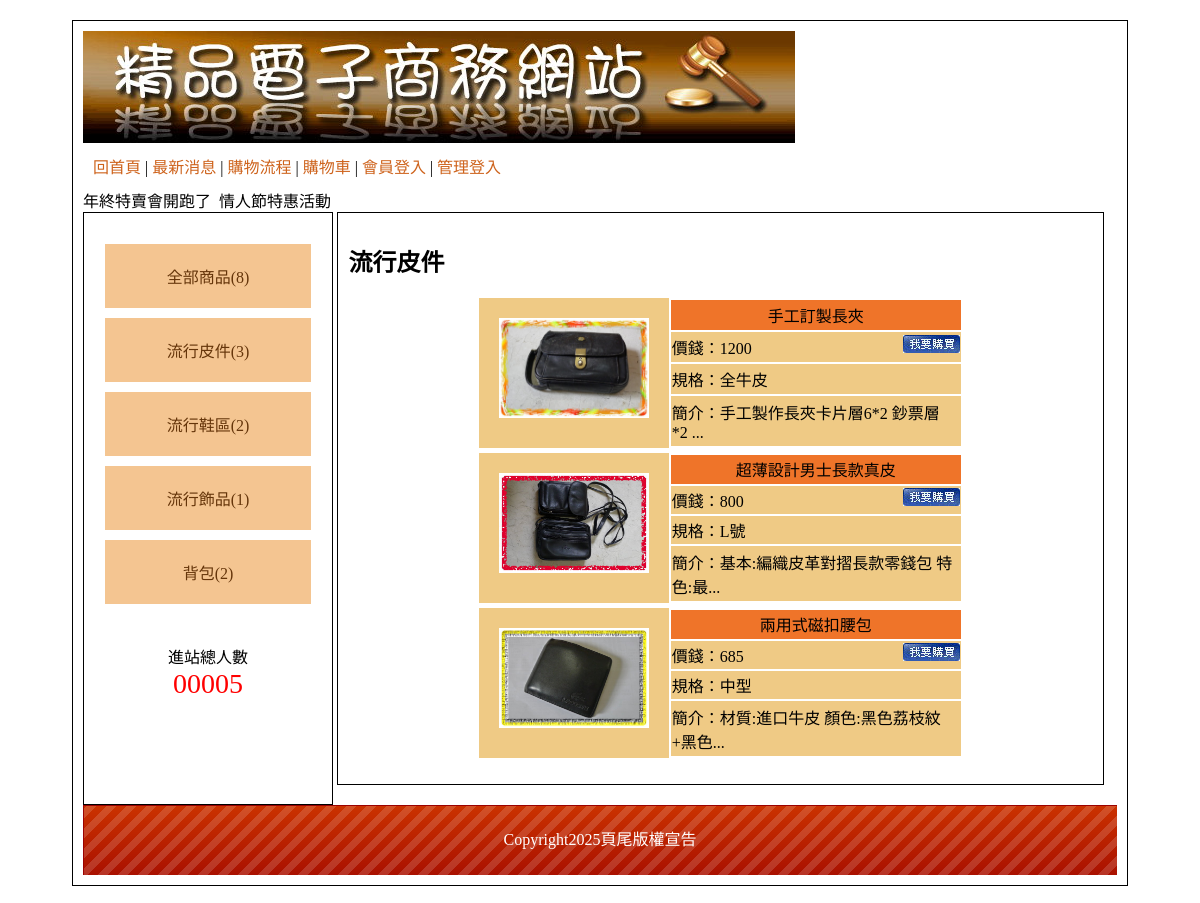
The app's page /?type=6 with its own data.
### tables this page shows
CREATE TABLE `type` (
  `id` int(10) UNSIGNED NOT NULL,
  `name` text NOT NULL,
  `big_id` int(2) NOT NULL
);

CREATE TABLE `item` (
  `id` int(10) UNSIGNED NOT NULL,
  `no` text NOT NULL,
  `name` text NOT NULL,
  `price` int(10) UNSIGNED NOT NULL,
  `spec` text NOT NULL,
  `stock` int(10) UNSIGNED NOT NULL,
  `img` text NOT NULL,
  `intro` text NOT NULL,
  `big` int(10) UNSIGNED NOT NULL,
  `mid` int(10) UNSIGNED NOT NULL,
  `sh` int(1) UNSIGNED NOT NULL
);

CREATE TABLE `bottom` (
  `id` int(10) UNSIGNED NOT NULL,
  `bottom` text NOT NULL
);

### api/db.php (called while the page is built, shortened)
<?php
class DB{
    private $dsn="mysql:host=localhost;dbname=db07_04;charset=utf8";
    private $pdo;
    private $table;
    function __construct($table){
        $this->table=$table;
        $this->pdo=new PDO($this->dsn, 'root', '');
    }
    function all(...$arg){
        $sql="select * from $this->table ";
        if(isset($arg[0])){
            if(is_array($arg[0])){
                $tmp=$this->arraytosql($arg[0]);
                $sql=$sql." where ".join(" AND " , $tmp);
            }else{
                $sql .= $arg[0];
            }
        }
        return $this->pdo->query($sql)->fetchAll(PDO::FETCH_ASSOC);
    }
    function count(...$arg){
        $sql="select count(*) from $this->table ";
        if(isset($arg[0])){
            if(is_array($arg[0])){
                $tmp=$this->arraytosql($arg[0]);
                $sql=$sql." where ".join(" AND " , $tmp);
            }else{
                $sql .= $arg[0];
            }
        }
        return $this->pdo->query($sql)->fetchColumn();
    }
    function find($id){
        $sql="select * from $this->table ";
        if(is_array($id)){
            $tmp=$this->arraytosql($id);
            $sql=$sql." where ".join(" AND " , $tmp);
        }else{
            $sql .= " WHERE `id`='$id'";
        }
        return $this->pdo->query($sql)->fetch(PDO::FETCH_ASSOC);
    }
    private function arraytosql($array){
        $tmp=[];
        foreach($array as $key =>$value){
            $tmp[]="`$key`='$value'";
        }
        return $tmp;
    }
}
$Type=new DB('type');
$Bottom=new DB('bottom');
$Item=new DB('item');
?>

### index.php (the view, shortened to what this page needs)
<?php include_once "./api/db.php"; ?>
<!DOCTYPE html PUBLIC "-//W3C//DTD XHTML 1.0 Transitional//EN" "http://www.w3.org/TR/xhtml1/DTD/xhtml1-transitional.dtd">
<html xmlns="http://www.w3.org/1999/xhtml"><head><meta http-equiv="Content-Type" content="text/html; charset=UTF-8">
<link href="./css/css.css" rel="stylesheet" type="text/css">
</head>
<body>
	<div id="main">
    	<div id="top">
        	<a href="?">
            	<img src="./icon/0416.jpg">
            </a>
                        <div style="padding:10px;">
                <a href="?">回首頁</a> |
                <a href="?do=news">最新消息</a> |
                <a href="?do=look">購物流程</a> |
                <a href="?do=buycart">購物車</a> |
                <?php
                    if(isset($_SESSION['login'])){
                        echo "<a href='./api/logout.php'>";
                        echo "登出";
                        echo "</a>";
                    }else{
                        echo "<a href='?do=login'>";
                        echo "會員登入";
                        echo "</a>";
                    }
                ?>
                 |
                <?php
                    if(isset($_SESSION['admin'])){
                        echo "<a href='back.php'>";
                        echo "返回管理";
                        echo "</a>";
                    }else{
                        echo "<a href='?do=admin'>";
                        echo "管理登入";
                        echo "</a>";
                    }
                ?>
           </div>
           <marquee>
                   年終特賣會開跑了&nbsp;&nbsp;情人節特惠活動 &nbsp;&nbsp;
            </marquee>
        </div>
        <div id="left" class="ct">
        	<div style="min-height:400px;">
                <a href="?type=0">全部商品(<?=$Item->count(['sh'=>1]);?>)</a>
            <?php
                $bigs = $Type->all(['big_id'=>0]);
                foreach($bigs as $big):
            ?>
                <div class="ww">
                    <a href="?type=<?=$big['id'];?>"><?=$big['name'];?>(<?=$Item->count(['big'=>$big['id'], 'sh'=>1]);?>)</a>
            <?php
                    echo "</div>";
                endforeach;
            ?>
        	</div>
            <span>
            	<div>進站總人數</div>
                <div style="color:#f00; font-size:28px;">
                	00005
                </div>
            </span>
        </div>
        <div id="right">
                <?php
                $do=$_GET['do']??'main';
                $file = "./front/{$do}.php";
                if(file_exists($file)){
                    include $file;
                }else{
                    include "./front/main.php";
                }
                ?>
        </div>
        <div id="bottom" style="line-height:70px;background:url(./icon/bot.png); color:#FFF;" class="ct">
            <?=$Bottom->find(1)['bottom'];?>
        </div>
    </div>
</body></html>

### front/main.php
<?php
$type = $_GET['type']??0;
$nav = '全部商品';
if($type != 0){
    $row = $Type->find($type);
    if($row['big_id']==0){
        $nav = $row['name'];
        $items = $Item->all(['big'=>$type, 'sh'=>1]);
    }else{
        $big = $Type->find($row['big_id']);
        $nav = $big['name']." > " .$row['name'];
        $items = $Item->all(['mid'=>$type, 'sh'=>1]);
    }
}else{
    $items = $Item->all(['sh'=>1]);
}
?>
<h2><?=$nav;?></h2>
<?php
foreach($items as $item):
?>
<div style="display: flex; width:65%; height:150px; margin:5px auto;">
    <div class="pp ct" style="padding: 20px;">
        <a href="?do=detail&id=<?=$item['id'];?>">
            <img src="./image/<?=$item['img'];?>" style="width:150px; height:100px;">
        </a>
    </div>
    <div>
        <table style="height: 100%;">
            <tr>
                <td class="tt ct"><?=$item['name'];?></td>
            </tr>
            <tr class="pp">
                <td>
                    價錢：<?=$item['price'];?>
                    <a href="?do=buycart&id=<?=$item['id'];?>&qt=1">
                        <img src="./icon/0402.jpg" style="float:right;">
                    </a>
                </td>
            </tr>
            <tr class="pp">
                <td>規格：<?=$item['spec'];?></td>
            </tr>
            <tr class="pp">
                <td>
                    簡介：<?=mb_substr($item['intro'], 0, 20);?>...
                </td>
            </tr>
        </table>
    </div>
</div>
<?php
endforeach;
?>

### css/css.css (style rules this page uses)
body { font-family:"微軟正黑體"; }
#main { width:1034px; padding:10px; margin:20px auto 20px auto; border:#000 solid 1px; min-height:768px; }
#top a { color:#CE631C; text-decoration:none; }
#left { display:inline-block; width:20%; padding:2%; min-height:550px; vertical-align:top; border:#000 1px solid; }
#left a { display:block; padding:20px 5px 20px 5px; text-decoration:none; background:#F4C591; margin:10px auto 10px auto; color:#65350A; }
.ct { text-align:center; }
#right { display:inline-block; width:72%; padding:1%; min-height:550px; border:#000 1px solid; }
#bottom { height:70px; background-size:cover; }
.tt { background:#EF7429; }
.pp { background:#EFCA85; }
.pp td { background:#EFCA85; }

### records on screen
type: name "流行皮件", count "3"
type: name "流行鞋區", count "2"
type: name "流行飾品", count "1"
type: name "背包", count "2"
item: img (picture), name "手工訂製長夾", price "1200", spec "全牛皮", intro "手工製作長夾卡片層6*2 鈔票層 *2"
item: img (picture), name "超薄設計男士長款真皮", price "800", spec "L號", intro "基本:編織皮革對摺長款零錢包 特色:最"
item: img (picture), name "兩用式磁扣腰包", price "685", spec "中型", intro "材質:進口牛皮 顏色:黑色荔枝紋+黑色"
bottom: bottom "Copyright2025頁尾版權宣告"

### other values on screen
$Item->count(['sh'=>1]) "8"
